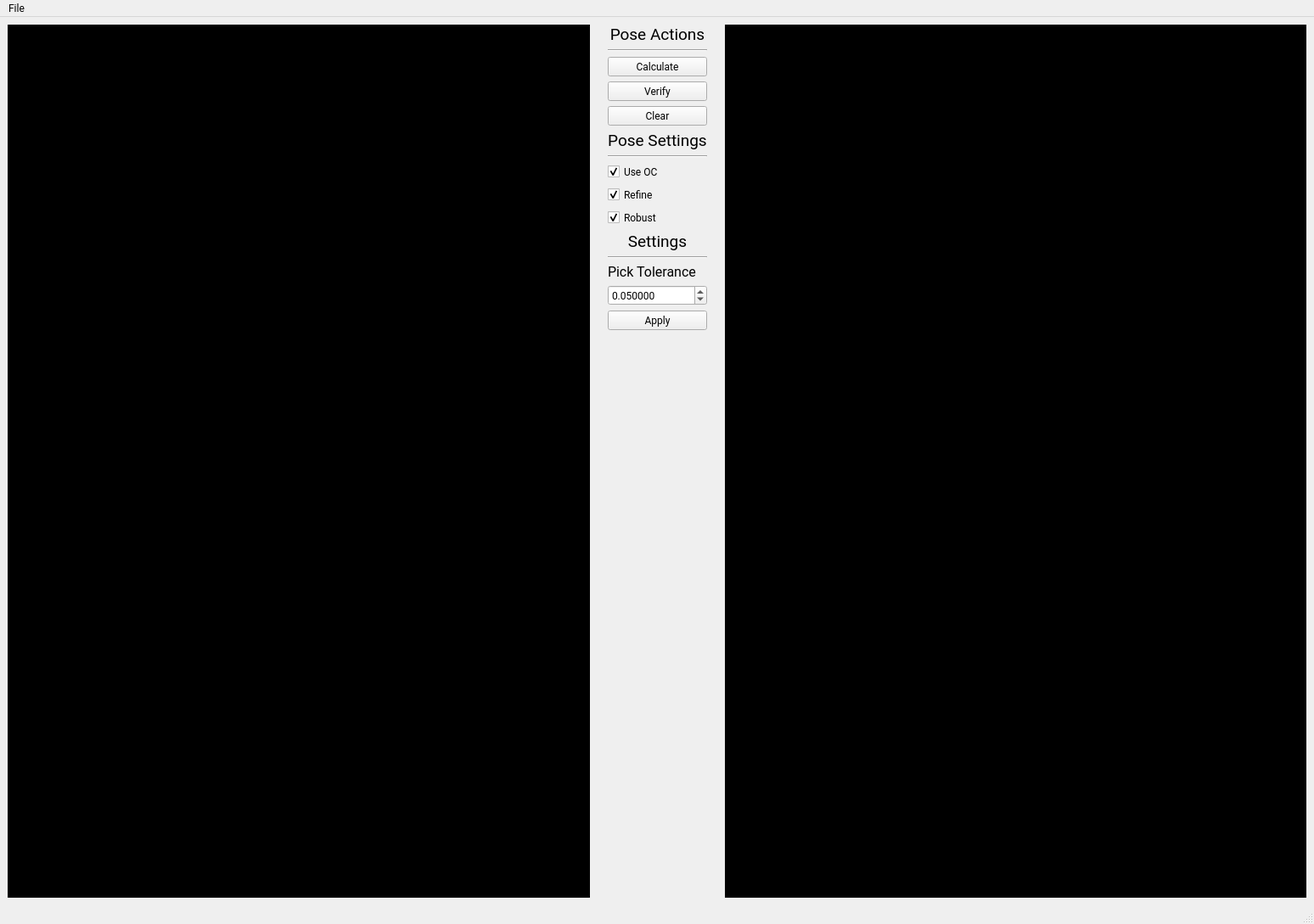
<?xml version="1.0" encoding="UTF-8"?>
<ui version="4.0">
 <class>MainWindow</class>
 <widget class="QMainWindow" name="MainWindow">
  <property name="geometry">
   <rect>
    <x>0</x>
    <y>0</y>
    <width>1548</width>
    <height>1089</height>
   </rect>
  </property>
  <property name="sizePolicy">
   <sizepolicy hsizetype="Expanding" vsizetype="Expanding">
    <horstretch>1</horstretch>
    <verstretch>1</verstretch>
   </sizepolicy>
  </property>
  <property name="font">
   <font>
    <family>Roboto</family>
    <weight>50</weight>
    <bold>false</bold>
   </font>
  </property>
  <property name="windowTitle">
   <string>Anotator</string>
  </property>
  <property name="styleSheet">
   <string notr="true"/>
  </property>
  <property name="iconSize">
   <size>
    <width>22</width>
    <height>22</height>
   </size>
  </property>
  <property name="tabShape">
   <enum>QTabWidget::Rounded</enum>
  </property>
  <property name="dockOptions">
   <set>QMainWindow::AllowTabbedDocks|QMainWindow::AnimatedDocks</set>
  </property>
  <widget class="QWidget" name="centralwidget">
   <property name="enabled">
    <bool>true</bool>
   </property>
   <property name="sizePolicy">
    <sizepolicy hsizetype="Expanding" vsizetype="Expanding">
     <horstretch>255</horstretch>
     <verstretch>255</verstretch>
    </sizepolicy>
   </property>
   <layout class="QGridLayout" name="gridLayout">
    <item row="0" column="4">
     <layout class="QHBoxLayout" name="horizontalLayout_2" stretch="0,0,0">
      <property name="sizeConstraint">
       <enum>QLayout::SetDefaultConstraint</enum>
      </property>
      <property name="leftMargin">
       <number>0</number>
      </property>
      <item>
       <widget class="QVTKWidget" name="qvtk_widget_src" native="true">
        <property name="sizePolicy">
         <sizepolicy hsizetype="Expanding" vsizetype="Expanding">
          <horstretch>255</horstretch>
          <verstretch>255</verstretch>
         </sizepolicy>
        </property>
        <property name="styleSheet">
         <string notr="true">background-color: rgb(0,0,0)</string>
        </property>
       </widget>
      </item>
      <item>
       <layout class="QVBoxLayout" name="verticalLayout_2">
        <property name="spacing">
         <number>6</number>
        </property>
        <property name="sizeConstraint">
         <enum>QLayout::SetDefaultConstraint</enum>
        </property>
        <property name="leftMargin">
         <number>15</number>
        </property>
        <property name="rightMargin">
         <number>15</number>
        </property>
        <item>
         <widget class="QLabel" name="settingsLabel">
          <property name="font">
           <font>
            <pointsize>14</pointsize>
            <underline>false</underline>
           </font>
          </property>
          <property name="text">
           <string>Pose Actions</string>
          </property>
          <property name="scaledContents">
           <bool>false</bool>
          </property>
          <property name="alignment">
           <set>Qt::AlignCenter</set>
          </property>
         </widget>
        </item>
        <item>
         <widget class="Line" name="line">
          <property name="orientation">
           <enum>Qt::Horizontal</enum>
          </property>
         </widget>
        </item>
        <item>
         <widget class="QPushButton" name="calculateButton">
          <property name="text">
           <string>Calculate</string>
          </property>
         </widget>
        </item>
        <item>
         <widget class="QPushButton" name="verifyButton">
          <property name="text">
           <string>Verify</string>
          </property>
         </widget>
        </item>
        <item>
         <widget class="QPushButton" name="clearButton">
          <property name="text">
           <string>Clear</string>
          </property>
         </widget>
        </item>
        <item>
         <widget class="QLabel" name="actionsLable">
          <property name="font">
           <font>
            <pointsize>14</pointsize>
            <weight>50</weight>
            <bold>false</bold>
            <underline>false</underline>
           </font>
          </property>
          <property name="text">
           <string>Pose Settings</string>
          </property>
          <property name="alignment">
           <set>Qt::AlignCenter</set>
          </property>
         </widget>
        </item>
        <item>
         <widget class="Line" name="line_2">
          <property name="orientation">
           <enum>Qt::Horizontal</enum>
          </property>
         </widget>
        </item>
        <item>
         <widget class="QCheckBox" name="useOCBox">
          <property name="text">
           <string>Use OC</string>
          </property>
          <property name="checked">
           <bool>true</bool>
          </property>
          <property name="tristate">
           <bool>false</bool>
          </property>
         </widget>
        </item>
        <item>
         <widget class="QCheckBox" name="refineBox">
          <property name="text">
           <string>Refine</string>
          </property>
          <property name="checked">
           <bool>true</bool>
          </property>
         </widget>
        </item>
        <item>
         <widget class="QCheckBox" name="robustBox">
          <property name="text">
           <string>Robust</string>
          </property>
          <property name="checked">
           <bool>true</bool>
          </property>
         </widget>
        </item>
        <item>
         <widget class="QLabel" name="label">
          <property name="font">
           <font>
            <pointsize>14</pointsize>
            <weight>50</weight>
            <bold>false</bold>
           </font>
          </property>
          <property name="text">
           <string>Settings</string>
          </property>
          <property name="alignment">
           <set>Qt::AlignCenter</set>
          </property>
         </widget>
        </item>
        <item>
         <widget class="Line" name="line_3">
          <property name="orientation">
           <enum>Qt::Horizontal</enum>
          </property>
         </widget>
        </item>
        <item>
         <widget class="QLabel" name="pickToleranceLabel">
          <property name="font">
           <font>
            <pointsize>12</pointsize>
           </font>
          </property>
          <property name="text">
           <string>Pick Tolerance</string>
          </property>
         </widget>
        </item>
        <item>
         <widget class="QDoubleSpinBox" name="pickTolerancedoubleSpinBox">
          <property name="prefix">
           <string/>
          </property>
          <property name="decimals">
           <number>6</number>
          </property>
          <property name="singleStep">
           <double>0.010000000000000</double>
          </property>
          <property name="value">
           <double>0.050000000000000</double>
          </property>
         </widget>
        </item>
        <item>
         <widget class="QPushButton" name="applySettingsButton">
          <property name="text">
           <string>Apply</string>
          </property>
         </widget>
        </item>
        <item>
         <spacer name="verticalSpacer">
          <property name="orientation">
           <enum>Qt::Vertical</enum>
          </property>
          <property name="sizeHint" stdset="0">
           <size>
            <width>20</width>
            <height>40</height>
           </size>
          </property>
         </spacer>
        </item>
       </layout>
      </item>
      <item>
       <widget class="QVTKWidget" name="qvtk_widget_dst" native="true">
        <property name="sizePolicy">
         <sizepolicy hsizetype="Expanding" vsizetype="Expanding">
          <horstretch>255</horstretch>
          <verstretch>255</verstretch>
         </sizepolicy>
        </property>
        <property name="styleSheet">
         <string notr="true">background-color: rgb(0,0,0)</string>
        </property>
       </widget>
      </item>
     </layout>
    </item>
   </layout>
  </widget>
  <widget class="QStatusBar" name="statusBar">
   <property name="enabled">
    <bool>true</bool>
   </property>
   <property name="autoFillBackground">
    <bool>false</bool>
   </property>
  </widget>
  <widget class="QMenuBar" name="menuBar">
   <property name="geometry">
    <rect>
     <x>0</x>
     <y>0</y>
     <width>1548</width>
     <height>24</height>
    </rect>
   </property>
   <widget class="QMenu" name="menuFile">
    <property name="title">
     <string>File</string>
    </property>
    <addaction name="separator"/>
    <addaction name="actionSave"/>
   </widget>
   <addaction name="menuFile"/>
  </widget>
  <action name="actionOpen">
   <property name="text">
    <string>Open</string>
   </property>
  </action>
  <action name="actionSave">
   <property name="text">
    <string>Save and Exit</string>
   </property>
  </action>
  <action name="actionSettings">
   <property name="text">
    <string>Setting</string>
   </property>
  </action>
 </widget>
 <customwidgets>
  <customwidget>
   <class>QVTKWidget</class>
   <extends>QWidget</extends>
   <header location="global">QVTKWidget.h</header>
   <container>1</container>
  </customwidget>
 </customwidgets>
 <resources/>
 <connections/>
</ui>
